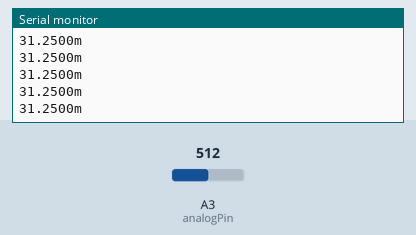
Recording of a sketch running on a simulated Arduino Uno, built with avr-gcc and run on an emulated ATmega328P. Shown: the last lines printed to the serial monitor. The inputs (shaded band) are chosen by the test bench; at power-on: A3 (analogPin) = 512.

Above: at 1.2 s.
1.3 s: A3 (analogPin) set to 716
At 1.32 s:
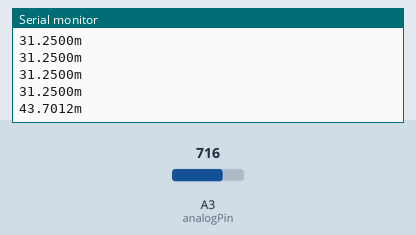
2.8 s: A3 (analogPin) set to 900
At 2.83 s:
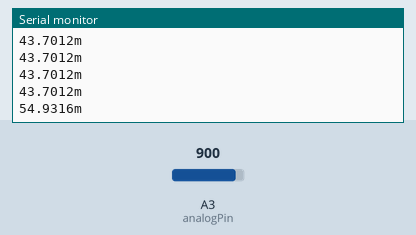
Timing chart, 0 to 5.8 s (numbered marks = the images above; inputs shaded):
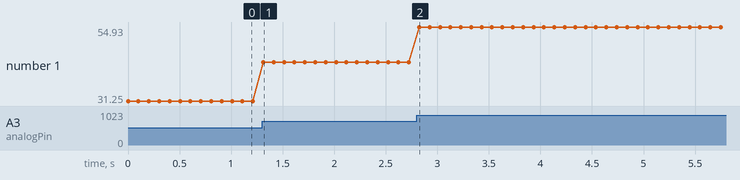

Measured:
- after the input at 1.3 s, the serial monitor: prints a new line at once (image 1)
- after the input at 2.8 s, the serial monitor: prints a new line at once (image 2)
- plotted number 1: 31.25 → 43.7 after the input at 1.3 s, 43.7 → 54.93 after the input at 2.8 s

The sketch:

generic_arduino_analog.ino
```cpp
//-------------------------------------------------------------------------------------------
// LightWare Arduino analog connection sample
// https://lightware.co.za
//-------------------------------------------------------------------------------------------
// Compatible with any LightWare device that supports analog output. Values may need to
// be adjusted based on analog settings.
//-------------------------------------------------------------------------------------------

const int analogPin = 3;
const float sf30_analog_range = 32.0;
const float sf30_analog_voltage = 2.56;

void setup() {
  Serial.begin(115200);
}

void loop() {
  while (true)
  {
    float voltage = analogRead(analogPin) * (5.0 / 1024.0);
    float distance = (voltage / sf30_analog_voltage) * sf30_analog_range;

    Serial.print(distance, 4);
    Serial.println("m");
    delay(100);
  }
}
```
